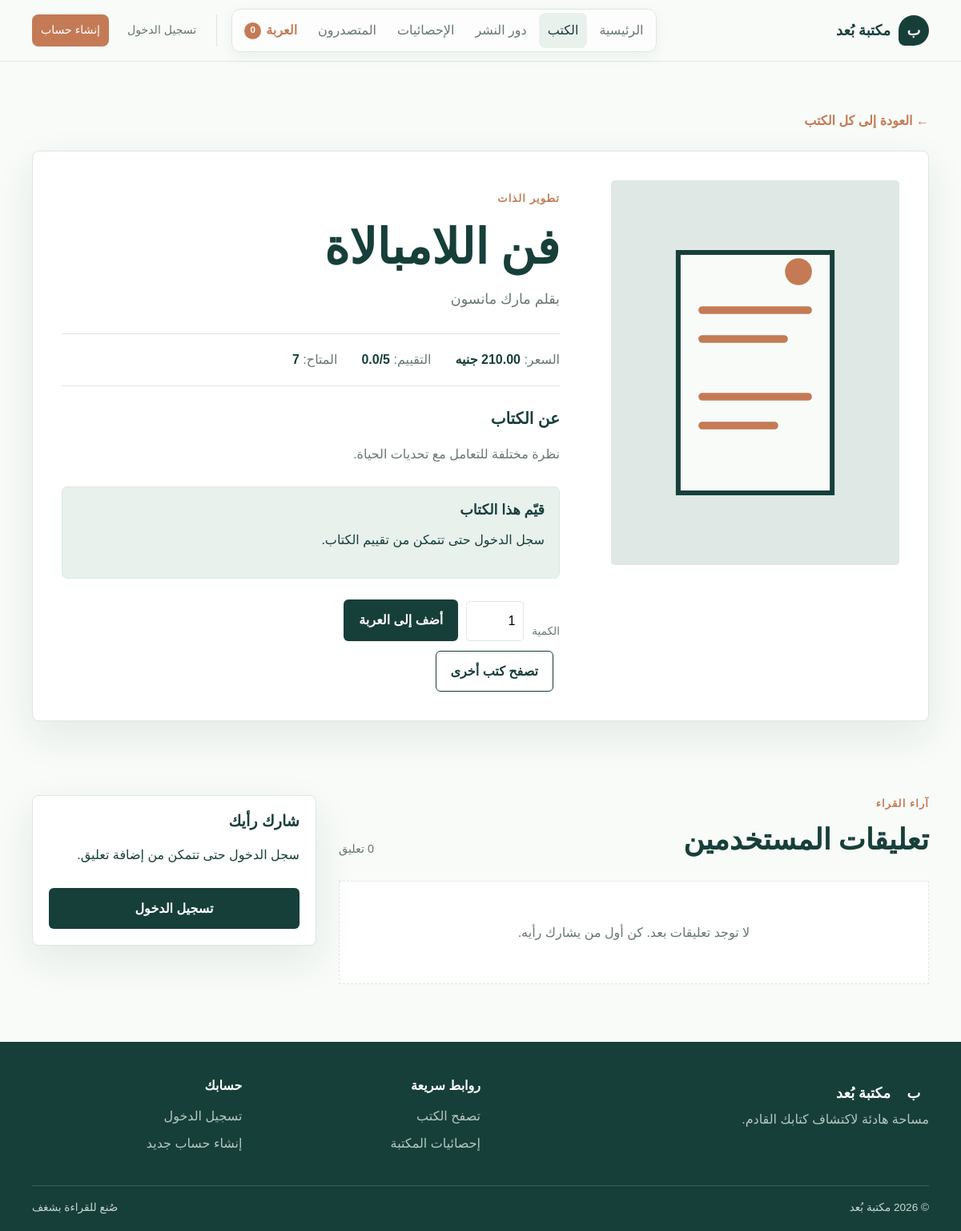
/book.php?id=7, run on the app's committed database.
### tables this page shows
CREATE TABLE `books` (
  `id` int(11) NOT NULL,
  `title` varchar(200) NOT NULL,
  `author` varchar(150) NOT NULL,
  `description` text DEFAULT NULL,
  `price` decimal(10,2) NOT NULL,
  `rating` decimal(2,1) NOT NULL DEFAULT 0.0,
  `purchase_location` varchar(255) DEFAULT NULL,
  `image` varchar(255) DEFAULT NULL,
  `category_id` int(11) DEFAULT NULL,
  `publisher_id` int(10) UNSIGNED DEFAULT NULL,
  `stock` int(11) DEFAULT 0
);

CREATE TABLE `categories` (
  `id` int(11) NOT NULL,
  `name` varchar(100) NOT NULL
);

### includes/app.php (called while the page is built, shortened)
<?php
require_once __DIR__ . '/../admin/includes/helpers.php';
function bookImage(?string $image): string
{
    return $image ? 'admin/' . ltrim($image, '/') : 'assets/book-placeholder.svg';
}
function isLoggedIn(): bool
{
    return isset($_SESSION['user_id']);
}

### admin/includes/helpers.php (called while the page is built, shortened)
<?php
function e(mixed $value): string
{
    return htmlspecialchars((string) $value, ENT_QUOTES, 'UTF-8');
}

### book.php (the view, shortened to what this page needs)
<?php
require_once __DIR__ . '/includes/app.php';
$bookId = filter_input(INPUT_GET, 'id', FILTER_VALIDATE_INT) ?: 0;
$commentBody = '';
$statement = $pdo->prepare('SELECT books.id, books.title, books.author, books.description, books.price, books.rating, books.image, books.stock, categories.name AS category_name, publishers.name AS publisher_name FROM books LEFT JOIN categories ON categories.id = books.category_id LEFT JOIN publishers ON publishers.id = books.publisher_id WHERE books.id = :id LIMIT 1');
$statement->execute(['id' => $bookId]);
$book = $statement->fetch();
$hasAccess = false;
$comments = [];
$averageRating = 0;
$userRating = 0;
if ($book) {
    $averageStatement = $pdo->prepare('SELECT AVG(rating) FROM book_ratings WHERE book_id = :book_id');
    $averageStatement->execute(['book_id' => $bookId]);
    $averageRating = (float) ($averageStatement->fetchColumn() ?: $book['rating'] ?: 0);
    $commentsStatement = $pdo->prepare('SELECT book_comments.body, book_comments.created_at, users.name AS user_name FROM book_comments INNER JOIN users ON users.id = book_comments.user_id WHERE book_comments.book_id = :book_id ORDER BY book_comments.created_at DESC');
    $commentsStatement->execute(['book_id' => $bookId]);
    $comments = $commentsStatement->fetchAll();
} else {
    http_response_code(404);
}
require __DIR__ . '/includes/header.php';
?>
<?php if (!$book): ?>
    <section class="section"><div class="container"><div class="empty-state"><h1>الكتاب غير موجود</h1><p>ربما تم حذف الكتاب أو أن الرابط غير صحيح.</p><a class="button button-primary" href="books.php">العودة إلى الكتب</a></div></div></section>
<?php else: ?>
    <section class="book-detail-section"><div class="container"><a class="back-link" href="books.php">← العودة إلى كل الكتب</a><div class="book-detail"><div class="book-detail-cover"><img src="<?= e(bookImage($book['image'])) ?>" alt="غلاف كتاب <?= e($book['title']) ?>"></div><div class="book-detail-content"><p class="eyebrow"><?= e($book['category_name'] ?? 'بدون تصنيف') ?></p><h1><?= e($book['title']) ?></h1><p class="detail-author">بقلم <?= e($book['author']) ?></p><div class="detail-meta"><span>السعر: <strong><?= e(number_format((float) $book['price'], 2)) ?> جنيه</strong></span><span>التقييم: <strong><?= e(number_format($averageRating, 1)) ?>/5</strong></span><span>المتاح: <strong><?= e($book['stock']) ?></strong></span></div><?php if (!empty($book['publisher_name'])): ?><div class="purchase-location"><strong>دار النشر:</strong> <?= e($book['publisher_name']) ?></div><?php endif; ?><?php if (!empty($book['purchase_location'])): ?><div class="purchase-location"><strong>مكان الشراء:</strong> <?= e($book['purchase_location']) ?></div><?php endif; ?><div class="detail-description"><h2>عن الكتاب</h2><p><?= nl2br(e($book['description'] ?: 'لا يوجد وصف لهذا الكتاب حاليًا.')) ?></p></div><section class="rating-box" id="rating"><h2>قيّم هذا الكتاب</h2><?php if ($ratingError): ?><div class="alert" role="alert"><?= e($ratingError) ?></div><?php endif; ?><?php if (isLoggedIn()): ?><form method="post"><input type="hidden" name="action" value="rating"><div class="rating-options" role="radiogroup" aria-label="تقييم الكتاب"><?php for ($rating = 1; $rating <= 5; $rating++): ?><label><input type="radio" name="rating" value="<?= $rating ?>" <?= $userRating === $rating ? 'checked' : '' ?> required><span><?= $rating ?> ★</span></label><?php endfor; ?></div><button class="button button-quiet" type="submit"><?= $userRating ? 'تحديث التقييم' : 'إرسال التقييم' ?></button></form><?php else: ?><p class="form-note">سجل الدخول حتى تتمكن من تقييم الكتاب.</p><?php endif; ?></section><?php if ($hasAccess): ?><div class="access-note">هذا الكتاب مفتوح لك ويمكنك الوصول إليه.</div><a class="button button-primary" href="my-books.php">فتح كتبي</a><?php elseif ((int) $book['stock'] > 0): ?><form class="add-cart-form" method="post" action="cart-add.php"><input type="hidden" name="book_id" value="<?= e($book['id']) ?>"><label for="quantity">الكمية</label><input id="quantity" name="quantity" type="number" min="1" max="<?= e($book['stock']) ?>" value="1"><button class="button button-primary" type="submit">أضف إلى العربة</button></form><?php else: ?><p class="out-of-stock">هذا الكتاب غير متاح حاليًا.</p><?php endif; ?><a class="button button-outline" href="books.php">تصفح كتب أخرى</a></div></div></div></section>
    <section class="section comments-section" id="comments"><div class="container comments-layout"><div><div class="section-heading"><div><p class="eyebrow">آراء القراء</p><h2>تعليقات المستخدمين</h2></div><span class="comments-count"><?= number_format(count($comments)) ?> تعليق</span></div><?php if (!$comments): ?><div class="empty-state">لا توجد تعليقات بعد. كن أول من يشارك رأيه.</div><?php endif; ?></div><aside class="comment-form-card"><h2>شارك رأيك</h2><?php if (isLoggedIn()): ?><form method="post"><input type="hidden" name="action" value="comment"><label for="comment-body">تعليقك</label><textarea id="comment-body" name="body" rows="6" maxlength="2000" required><?= e($commentBody) ?></textarea><button class="button button-primary" type="submit">نشر التعليق</button></form><?php else: ?><p class="form-note">سجل الدخول حتى تتمكن من إضافة تعليق.</p><a class="button button-primary" href="login.php?redirect=book.php%3Fid%3D<?= e($book['id']) ?>">تسجيل الدخول</a><?php endif; ?></aside></div></section>
<?php endif; ?>
<?php require __DIR__ . '/includes/footer.php'; ?>

### assets/site.css (style rules this page uses)
button, .button, a { -webkit-tap-highlight-color: transparent; }
.button { min-height: 44px; }
:root { --ink:#173f3a; --muted:#687775; --paper:#f8fbf8; --line:#dce7e2; --accent:#c47b55; --mint:#e9f1ed; --white:#fff; --shadow:0 18px 50px rgba(23,63,58,.09); }
* { box-sizing:border-box; }
html { scroll-behavior:smooth; }
body { margin:0; color:var(--ink); background:var(--paper); font-family:'IBM Plex Sans Arabic',Tahoma,sans-serif; line-height:1.7; }
a { color:inherit; text-decoration:none; }
button,input,select,textarea { font:inherit; }
.container { width:min(1120px,calc(100% - 40px)); margin-inline:auto; }
.eyebrow { color:var(--accent); font-size:.82rem; font-weight:700; letter-spacing:.08em; margin:0 0 12px; }
h1,h2,h3,p { margin-top:0; }
h1,h2 { line-height:1.25; }
.button { display:inline-flex; justify-content:center; align-items:center; gap:8px; border:1px solid transparent; border-radius:6px; padding:11px 18px; cursor:pointer; font-weight:600; transition:.2s ease; }
.button-primary { color:var(--white); background:var(--ink); }
.button-outline { border-color:var(--ink); color:var(--ink); margin-inline-start:8px; }
.section { padding:72px 0; }
.section-heading { display:flex; justify-content:space-between; align-items:end; gap:20px; margin-bottom:28px; }
.section-heading h2 { font-family:'Playfair Display',serif; font-size:2.2rem; margin-bottom:0; }
.empty-state { padding:50px; text-align:center; color:var(--muted); background:var(--white); border:1px dashed var(--line); }
.add-cart-form { display:flex; align-items:end; gap:10px; margin:22px 0 12px; }
.add-cart-form label { color:var(--muted); font-size:.85rem; }
.add-cart-form input { display:block; width:72px; padding:10px; margin-top:4px; border:1px solid var(--line); border-radius:5px; }
.book-detail-section { padding:60px 0 80px; }
.back-link { display:inline-block; margin-bottom:24px; color:var(--accent); font-weight:600; }
.book-detail { display:grid; grid-template-columns:minmax(260px,360px) 1fr; gap:64px; align-items:start; padding:36px; background:var(--white); border:1px solid var(--line); border-radius:8px; box-shadow:var(--shadow); }
.book-detail-cover img { display:block; width:100%; aspect-ratio:3/4; object-fit:cover; border-radius:5px; background:var(--mint); }
.book-detail-content { padding-top:12px; }
.book-detail-content h1 { max-width:650px; margin:0 0 12px; font-family:'Playfair Display',serif; font-size:clamp(2.2rem,5vw,4.2rem); }
.detail-author { color:var(--muted); font-size:1.1rem; }
.detail-meta { display:flex; gap:30px; margin:28px 0; padding:18px 0; border-top:1px solid var(--line); border-bottom:1px solid var(--line); }
.detail-meta span { color:var(--muted); }
.detail-meta strong { color:var(--ink); }
.detail-description h2 { font-size:1.25rem; }
.detail-description p { max-width:700px; color:var(--muted); line-height:2; white-space:normal; }
.comments-section { padding-top: 12px; }
.comments-layout { display: grid; grid-template-columns: minmax(0, 1.35fr) minmax(280px, .65fr); gap: 28px; align-items: start; }
.comments-count { color: var(--muted); font-size: .9rem; }
.comment-card, .comment-form-card { padding: 20px; background: var(--white); border: 1px solid var(--line); border-radius: 8px; box-shadow: var(--shadow); }
.comment-form-card { position: sticky; top: 100px; }
.comment-form-card h2 { margin-bottom: 16px; font-size: 1.2rem; }
.comment-form-card .button { width: 100%; margin-top: 12px; }
.rating-box { margin: 24px 0; padding: 18px; border: 1px solid var(--line); border-radius: 7px; background: var(--mint); }
.rating-box h2 { margin-bottom: 12px; font-size: 1.1rem; }
body { overflow-x:hidden; }
.section-heading h2 { font-size:clamp(1.8rem,3vw,2.35rem); }

### data on the page
books: category.name "تطوير الذات", title "فن اللامبالاة", author "مارك مانسون", price "210.00", stock "7", description "نظرة مختلفة للتعامل مع تحديات الحياة."

### other printed values
cartCount() "0"
$averageRating "0.0"
count($comments) "0"
